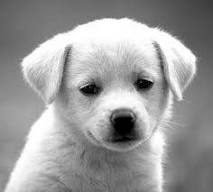
#> input picture grayscale.jpeg, 213 x 192 px
$ python untitled1.py
#> lines starting #> are read from the running program, lines starting #| are printed output that depends on the picture
# -*- coding: utf-8 -*-
"""Untitled1.ipynb

Automatically generated by Colaboratory.

Original file is located at
    https://colab.research.google.com/drive/1I0Z-GmHfOu_yy2I3VS5NxXBYbRt6twgU
"""

import cv2
import matplotlib.pyplot as plt

def convert_to_colored_image(grayscale_image_path):
    # Read the grayscale image
#> called with grayscale_image_path = 'grayscale.jpeg'
    grayscale_image = cv2.imread(grayscale_image_path, cv2.IMREAD_GRAYSCALE)
#> grayscale_image is the input picture: shape (192, 213); min 0, max 255, mean 155.7

    # Apply a colormap (here using the 'COLORMAP_JET' colormap, you can choose others)
    colored_image = cv2.applyColorMap(grayscale_image, cv2.COLORMAP_JET)
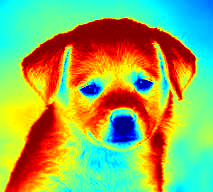
#> colored_image: shape (192, 213, 3); mean B, G, R 91.7, 172.4, 147.2

    # Display the images using matplotlib
    plt.figure(figsize=(10, 5))
    plt.subplot(1, 2, 1)
    plt.imshow(grayscale_image, cmap='gray')
    plt.title('Grayscale Image')

    plt.subplot(1, 2, 2)
    plt.imshow(cv2.cvtColor(colored_image, cv2.COLOR_BGR2RGB))
    plt.title('Colored Image')

    plt.show()
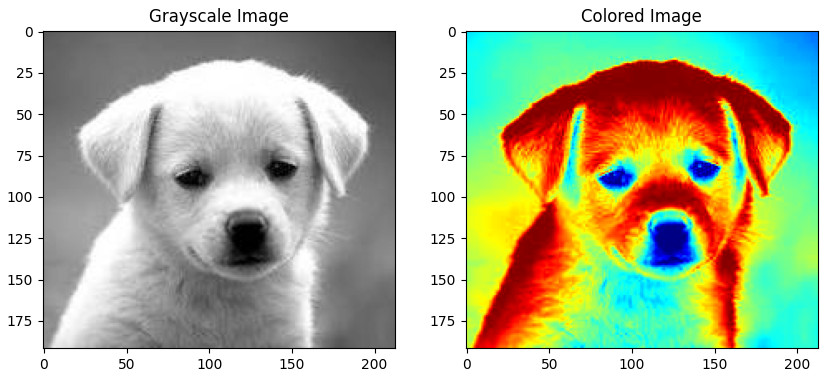
#> figure drawn by matplotlib, 2 panels

# Example usage
input_image_path = "grayscale.jpeg"
convert_to_colored_image(input_image_path)

"""# New Section"""
